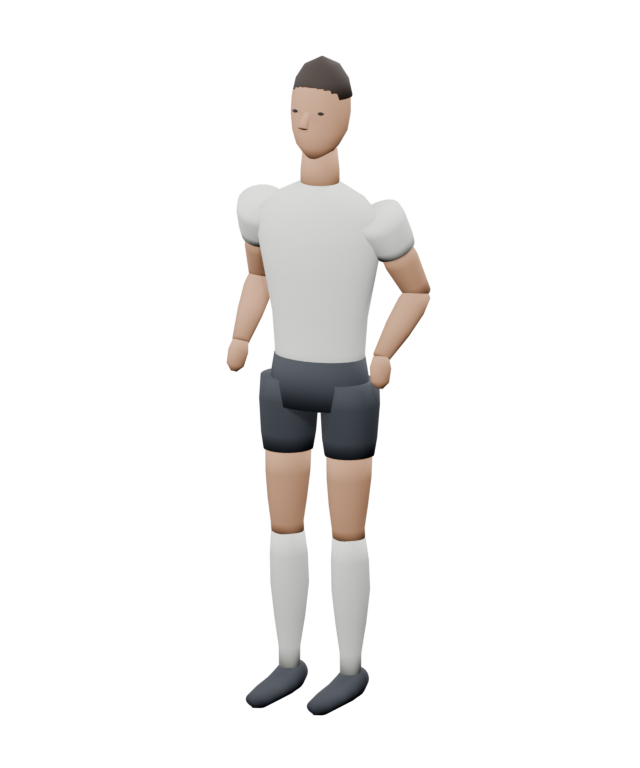
#> input picture docs/evidence/authoring-idle.png, 640 x 768 px, given in place of A-front.png, which was not available
$ python structural13_review.py
#> lines starting #> are read from the running program, lines starting #| are printed output that depends on the picture
"""Produce labelled A/B contact sheet and coordinate table from saved evidence."""
import json
from pathlib import Path
from PIL import Image,ImageDraw
ROOT=Path(__file__).resolve().parents[3]
OUT=ROOT/'FootballEngine.Client/Assets/MatchViewer/PlayerBodyRework/Structural-13'
shots=['front','profile','back','three-quarter']
sheet=Image.new('RGB',(640,1720),(35,35,35));draw=ImageDraw.Draw(sheet)
#> after `sheet = Image.new('RGB', (640, 1720), (35, 35, 35))`: sheet: PIL image 640x1720 RGB; every value is 35
for row,name in enumerate(shots):
    for col,label in enumerate(['A','B']):
        im=Image.open(OUT/'evidence'/(label+'-'+name+'.png')).convert('RGB')
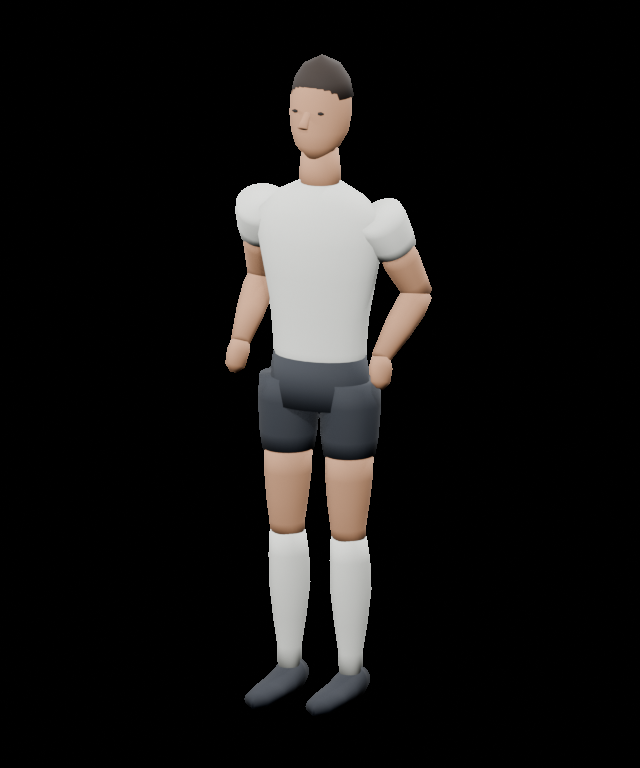
#> im: PIL image 640x768 RGB; mean R, G, B 21.5, 20.4, 19.7
        im=im.resize((320,400),Image.Resampling.LANCZOS)
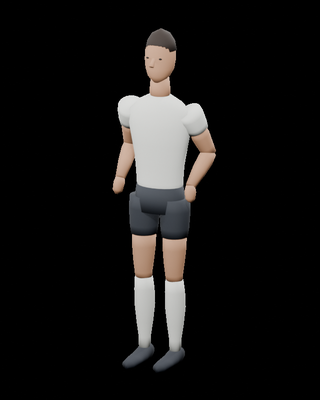
#> im: PIL image 320x400 RGB; mean R, G, B 21.6, 20.4, 19.7
        y=row*430;sheet.paste(im,(col*320,y+30));draw.text((col*320+10,y+8),label+' / '+name,fill='white')
#> after `sheet.paste(im, (col * 320, y + 30))`:
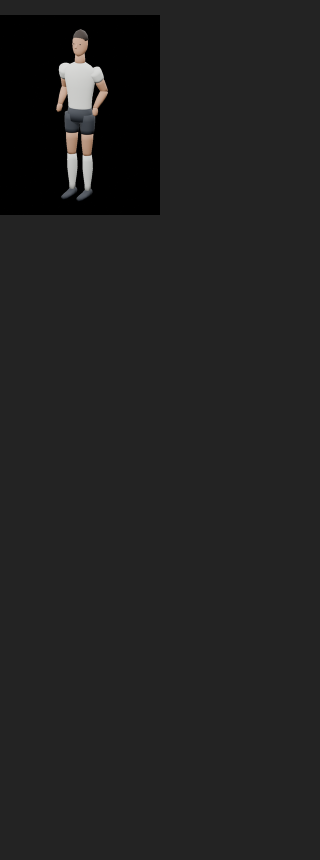
#> sheet: PIL image 640x1720 RGB (shown at 1/2 size); mean R, G, B 33.4, 33.3, 33.2
#> pass 2 of the loop `for row,name in enumerate(shots):`:
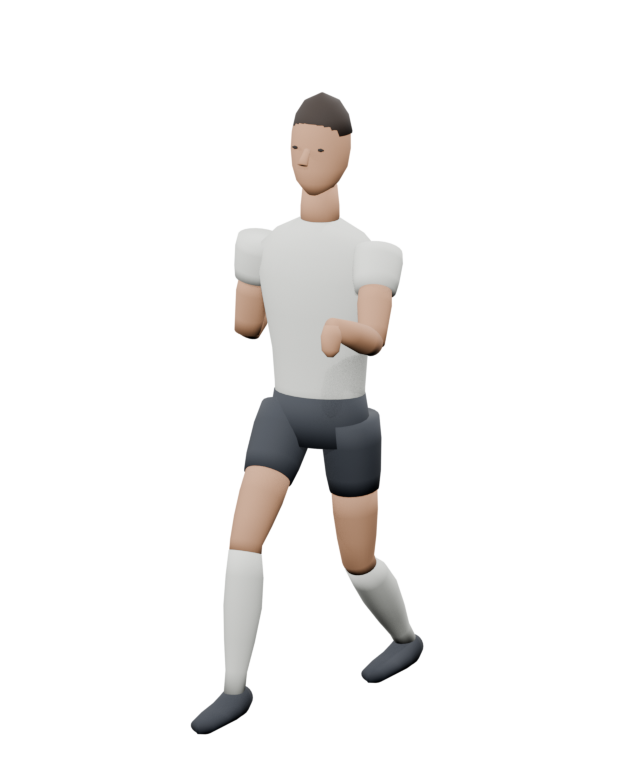
#> input picture docs/evidence/authoring-run.png, 640 x 768 px, given in place of A-profile.png, which was not available
#> `im=im.resize((320,400),Image.Resampling.LANCZOS)`:
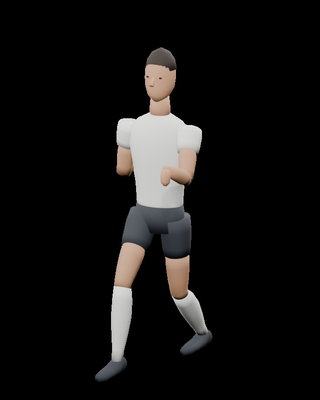
#> im: PIL image 320x400 RGB; mean R, G, B 18.8, 17.8, 17.2
#> `sheet.paste(im, (col * 320, y + 30))`:
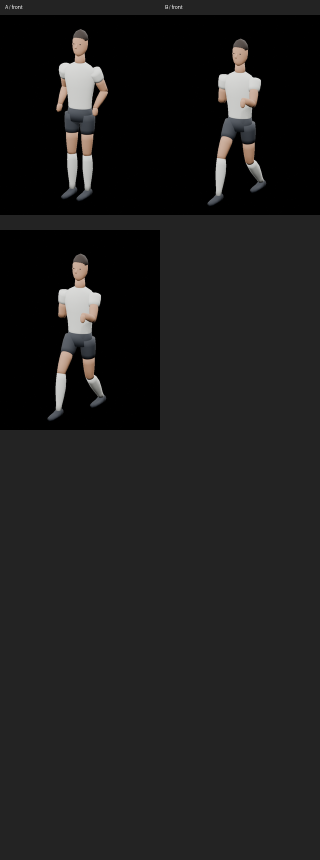
#> sheet: PIL image 640x1720 RGB (shown at 1/2 size); mean R, G, B 29.7, 29.3, 29.1
#> (the run stopped early here; a loop or call above may not have finished)
